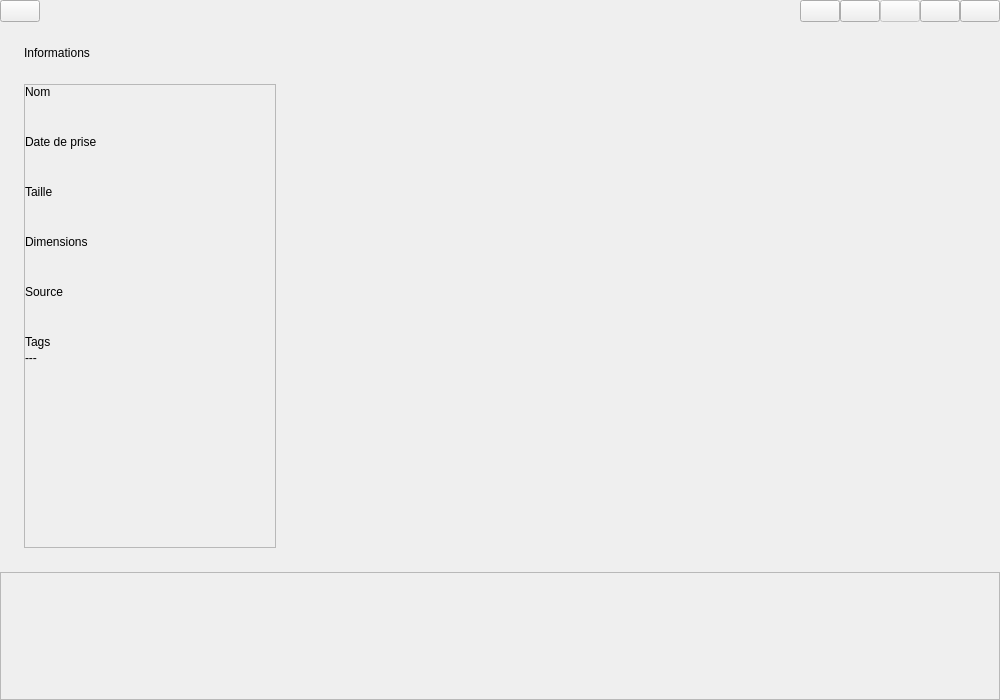
<?xml version="1.0" encoding="UTF-8"?>
<ui version="4.0">
 <class>PhotoViewerPanel</class>
 <widget class="QWidget" name="PhotoViewerPanel">
  <property name="geometry">
   <rect>
    <x>0</x>
    <y>0</y>
    <width>1000</width>
    <height>700</height>
   </rect>
  </property>
  <layout class="QVBoxLayout" name="photo_viewer_layout">
   <property name="spacing">
    <number>0</number>
   </property>
   <property name="leftMargin">
    <number>0</number>
   </property>
   <property name="topMargin">
    <number>0</number>
   </property>
   <property name="rightMargin">
    <number>0</number>
   </property>
   <property name="bottomMargin">
    <number>0</number>
   </property>
   <item>
    <widget class="QWidget" name="header" native="true">
     <layout class="QHBoxLayout" name="headerLayout">
      <property name="spacing">
       <number>0</number>
      </property>
      <property name="leftMargin">
       <number>0</number>
      </property>
      <property name="topMargin">
       <number>0</number>
      </property>
      <property name="rightMargin">
       <number>0</number>
      </property>
      <property name="bottomMargin">
       <number>0</number>
      </property>
      <item>
       <widget class="QPushButton" name="backActionButton">
        <property name="toolTip">
         <string>Retour</string>
        </property>
        <property name="icon">
         <iconset>
          <normaloff>../icons/cache/back_arrow.svg</normaloff>../icons/cache/back_arrow.svg</iconset>
        </property>
       </widget>
      </item>
      <item>
       <spacer name="headerSpacer">
        <property name="orientation">
         <enum>Qt::Horizontal</enum>
        </property>
        <property name="sizeHint" stdset="0">
         <size>
          <width>40</width>
          <height>20</height>
         </size>
        </property>
       </spacer>
      </item>
      <item>
       <widget class="QPushButton" name="adjustZoomActionButton">
        <property name="toolTip">
         <string>Ajuster le niveau de zoom</string>
        </property>
        <property name="text">
         <string/>
        </property>
        <property name="icon">
         <iconset>
          <normaloff>../icons/cache/zoom_in.svg</normaloff>../icons/cache/zoom_in.svg</iconset>
        </property>
       </widget>
      </item>
      <item>
       <widget class="QPushButton" name="deleteActionButton">
        <property name="toolTip">
         <string>Supprimer</string>
        </property>
        <property name="text">
         <string/>
        </property>
        <property name="icon">
         <iconset>
          <normaloff>../icons/cache/delete.svg</normaloff>../icons/cache/delete.svg</iconset>
        </property>
       </widget>
      </item>
      <item>
       <widget class="QPushButton" name="addToFavouritesActionButton">
        <property name="enabled">
         <bool>false</bool>
        </property>
        <property name="toolTip">
         <string>Ajouter aux favoris</string>
        </property>
        <property name="text">
         <string/>
        </property>
        <property name="icon">
         <iconset>
          <normaloff>../icons/cache/favorite.svg</normaloff>../icons/cache/favorite.svg</iconset>
        </property>
       </widget>
      </item>
      <item>
       <widget class="QPushButton" name="frameObjectsAndPeopleActionButton">
        <property name="toolTip">
         <string>Encadrer les objets et les visages reconnus</string>
        </property>
        <property name="text">
         <string/>
        </property>
        <property name="icon">
         <iconset>
          <normaloff>../icons/cache/face_id.svg</normaloff>../icons/cache/face_id.svg</iconset>
        </property>
       </widget>
      </item>
      <item>
       <widget class="QPushButton" name="searchSimilarActionButton">
        <property name="toolTip">
         <string>Images similaires</string>
        </property>
        <property name="text">
         <string/>
        </property>
        <property name="icon">
         <iconset>
          <normaloff>../icons/cache/related_pictures.svg</normaloff>../icons/cache/related_pictures.svg</iconset>
        </property>
       </widget>
      </item>
     </layout>
    </widget>
   </item>
   <item>
    <widget class="QSplitter" name="splitterVertical">
     <property name="sizePolicy">
      <sizepolicy hsizetype="Expanding" vsizetype="Preferred">
       <horstretch>0</horstretch>
       <verstretch>1</verstretch>
      </sizepolicy>
     </property>
     <property name="orientation">
      <enum>Qt::Vertical</enum>
     </property>
     <property name="handleWidth">
      <number>0</number>
     </property>
     <widget class="QSplitter" name="splitterHorizontal">
      <property name="sizePolicy">
       <sizepolicy hsizetype="Expanding" vsizetype="Preferred">
        <horstretch>0</horstretch>
        <verstretch>1</verstretch>
       </sizepolicy>
      </property>
      <property name="orientation">
       <enum>Qt::Horizontal</enum>
      </property>
      <property name="handleWidth">
       <number>0</number>
      </property>
      <widget class="QWidget" name="imageInfoRootContainer" native="true">
       <property name="maximumSize">
        <size>
         <width>300</width>
         <height>16777215</height>
        </size>
       </property>
       <layout class="QVBoxLayout" name="imageInfoRootContainerLayout" stretch="0,0">
        <property name="spacing">
         <number>24</number>
        </property>
        <property name="leftMargin">
         <number>24</number>
        </property>
        <property name="topMargin">
         <number>24</number>
        </property>
        <property name="rightMargin">
         <number>24</number>
        </property>
        <property name="bottomMargin">
         <number>24</number>
        </property>
        <item>
         <widget class="QLabel" name="imageInfoTitleLabel">
          <property name="text">
           <string>Informations</string>
          </property>
         </widget>
        </item>
        <item>
         <widget class="QScrollArea" name="imageInfoScrollArea">
          <property name="horizontalScrollBarPolicy">
           <enum>Qt::ScrollBarAlwaysOff</enum>
          </property>
          <property name="widgetResizable">
           <bool>true</bool>
          </property>
          <widget class="QWidget" name="scrollAreaWidgetContents">
           <property name="geometry">
            <rect>
             <x>0</x>
             <y>0</y>
             <width>250</width>
             <height>460</height>
            </rect>
           </property>
           <layout class="QHBoxLayout" name="scrollAreaWidgetContentsLayout">
            <property name="spacing">
             <number>0</number>
            </property>
            <property name="leftMargin">
             <number>0</number>
            </property>
            <property name="topMargin">
             <number>0</number>
            </property>
            <property name="rightMargin">
             <number>0</number>
            </property>
            <property name="bottomMargin">
             <number>0</number>
            </property>
            <item>
             <layout class="QVBoxLayout" name="imageInfoContainer">
              <property name="spacing">
               <number>20</number>
              </property>
              <item>
               <layout class="QVBoxLayout" name="imageNameContainer">
                <property name="spacing">
                 <number>2</number>
                </property>
                <item>
                 <widget class="QLabel" name="imageNameFieldLabel">
                  <property name="text">
                   <string>Nom</string>
                  </property>
                 </widget>
                </item>
                <item>
                 <widget class="QLabel" name="imageNameValueLabel">
                  <property name="text">
                   <string/>
                  </property>
                 </widget>
                </item>
               </layout>
              </item>
              <item>
               <layout class="QVBoxLayout" name="imageDateContainer">
                <property name="spacing">
                 <number>2</number>
                </property>
                <item>
                 <widget class="QLabel" name="imageDateFieldLabel">
                  <property name="text">
                   <string>Date de prise</string>
                  </property>
                 </widget>
                </item>
                <item>
                 <widget class="QLabel" name="imageDateValueLabel">
                  <property name="text">
                   <string/>
                  </property>
                 </widget>
                </item>
               </layout>
              </item>
              <item>
               <layout class="QVBoxLayout" name="imageSizeContainer">
                <property name="spacing">
                 <number>2</number>
                </property>
                <item>
                 <widget class="QLabel" name="imageSizeFieldLabel">
                  <property name="text">
                   <string>Taille</string>
                  </property>
                 </widget>
                </item>
                <item>
                 <widget class="QLabel" name="imageSizeValueLabel">
                  <property name="text">
                   <string/>
                  </property>
                 </widget>
                </item>
               </layout>
              </item>
              <item>
               <layout class="QVBoxLayout" name="imageDimensionsContainer">
                <property name="spacing">
                 <number>2</number>
                </property>
                <item>
                 <widget class="QLabel" name="imageDimensionsFieldLabel">
                  <property name="text">
                   <string>Dimensions</string>
                  </property>
                 </widget>
                </item>
                <item>
                 <widget class="QLabel" name="imageDimensionsValueLabel">
                  <property name="text">
                   <string/>
                  </property>
                 </widget>
                </item>
               </layout>
              </item>
              <item>
               <layout class="QVBoxLayout" name="imagePathContainer">
                <property name="spacing">
                 <number>2</number>
                </property>
                <item>
                 <widget class="QLabel" name="imagePathFieldLabel">
                  <property name="text">
                   <string>Source</string>
                  </property>
                 </widget>
                </item>
                <item>
                 <widget class="QLabel" name="imagePathValueLabel">
                  <property name="text">
                   <string/>
                  </property>
                 </widget>
                </item>
               </layout>
              </item>
              <item>
               <layout class="QVBoxLayout" name="imageTagsContainer">
                <property name="spacing">
                 <number>2</number>
                </property>
                <item>
                 <widget class="QLabel" name="imageTagsFieldLabel">
                  <property name="text">
                   <string>Tags</string>
                  </property>
                 </widget>
                </item>
                <item>
                 <widget class="QLabel" name="imageTagsValueLabel">
                  <property name="text">
                   <string>---</string>
                  </property>
                 </widget>
                </item>
               </layout>
              </item>
              <item>
               <spacer name="verticalSpacer">
                <property name="orientation">
                 <enum>Qt::Vertical</enum>
                </property>
                <property name="sizeHint" stdset="0">
                 <size>
                  <width>20</width>
                  <height>40</height>
                 </size>
                </property>
               </spacer>
              </item>
             </layout>
            </item>
           </layout>
          </widget>
         </widget>
        </item>
       </layout>
      </widget>
      <widget class="QWidget" name="imageContainer" native="true">
       <layout class="QVBoxLayout" name="imageContainerLayout">
        <property name="leftMargin">
         <number>32</number>
        </property>
        <property name="topMargin">
         <number>32</number>
        </property>
        <property name="rightMargin">
         <number>32</number>
        </property>
        <property name="bottomMargin">
         <number>32</number>
        </property>
        <item>
         <widget class="PhotoView" name="image" native="true"/>
        </item>
       </layout>
      </widget>
     </widget>
     <widget class="QScrollArea" name="scrollAreaSimilarImages">
      <property name="sizePolicy">
       <sizepolicy hsizetype="Expanding" vsizetype="Expanding">
        <horstretch>1</horstretch>
        <verstretch>0</verstretch>
       </sizepolicy>
      </property>
      <property name="minimumSize">
       <size>
        <width>0</width>
        <height>128</height>
       </size>
      </property>
      <property name="verticalScrollBarPolicy">
       <enum>Qt::ScrollBarAlwaysOff</enum>
      </property>
      <property name="horizontalScrollBarPolicy">
       <enum>Qt::ScrollBarAsNeeded</enum>
      </property>
      <property name="widgetResizable">
       <bool>true</bool>
      </property>
      <widget class="QWidget" name="similarImagesParentContainer">
       <layout class="QHBoxLayout" name="similarImagesParentLayout">
        <item>
         <widget class="QWidget" name="similarImagesContainer" native="true">
          <property name="sizePolicy">
           <sizepolicy hsizetype="MinimumExpanding" vsizetype="Preferred">
            <horstretch>0</horstretch>
            <verstretch>0</verstretch>
           </sizepolicy>
          </property>
          <layout class="QHBoxLayout" name="similarImagesLayout">
           <property name="leftMargin">
            <number>8</number>
           </property>
           <property name="topMargin">
            <number>8</number>
           </property>
           <property name="rightMargin">
            <number>8</number>
           </property>
           <property name="bottomMargin">
            <number>8</number>
           </property>
          </layout>
         </widget>
        </item>
       </layout>
      </widget>
     </widget>
    </widget>
   </item>
  </layout>
 </widget>
 <customwidgets>
  <customwidget>
   <class>PhotoView</class>
   <extends>QWidget</extends>
   <header>kappa.ui.widgets.photo_view</header>
  </customwidget>
 </customwidgets>
 <resources/>
 <connections/>
</ui>
